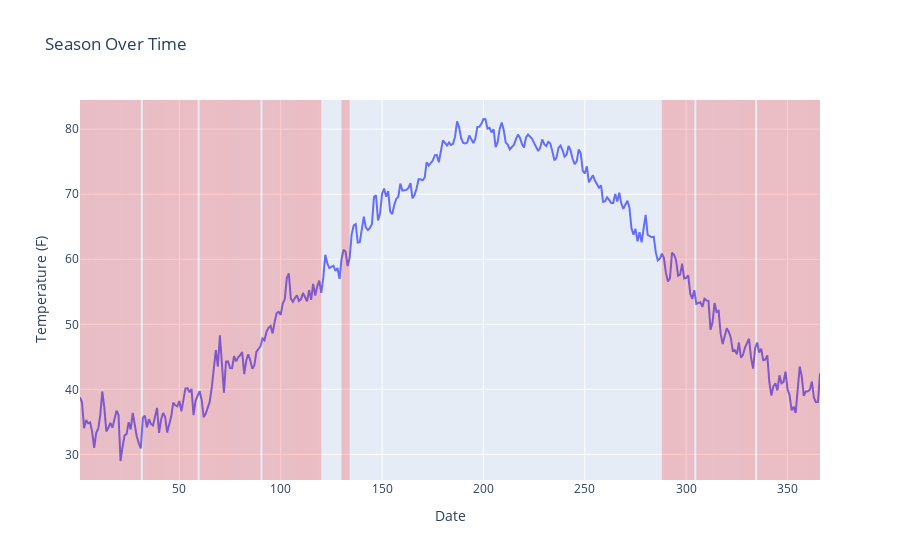

The notebook cell saved with this chart:
### Markdown cell above
The cold season with an average daily high temperature below 48°F

### Code cell
cold_season_data = df[df['Temperature_Avg'] < 48]
get_season_plot(df,cold_season_data)

### Figure 1 — Plotly figure (JSON) as saved in the notebook; plotly's stock layout.template omitted (floating-point values rounded to 4 significant figures; data arrays with more than 128 entries replaced by an {"elided": "..."} marker saying what was removed)
{"data": [{"mode": "lines", "name": "Temperature", "type": "scatter", "x": {"elided": "366 int values"}, "y": {"elided": "366 float values"}}], "layout": {"shapes": [{"fillcolor": "Red", "line": {"width": 0}, "opacity": 0.2, "type": "rect", "x0": 1, "x1": 2, "xref": "x", "y0": 0, "y1": 1, "yref": "y domain"}, {"fillcolor": "Red", "line": {"width": 0}, "opacity": 0.2, "type": "rect", "x0": 2, "x1": 3, "xref": "x", "y0": 0, "y1": 1, "yref": "y domain"}, {"fillcolor": "Red", "line": {"width": 0}, "opacity": 0.2, "type": "rect", "x0": 3, "x1": 4, "xref": "x", "y0": 0, "y1": 1, "yref": "y domain"}, {"fillcolor": "Red", "line": {"width": 0}, "opacity": 0.2, "type": "rect", "x0": 4, "x1": 5, "xref": "x", "y0": 0, "y1": 1, "yref": "y domain"}, {"fillcolor": "Red", "line": {"width": 0}, "opacity": 0.2, "type": "rect", "x0": 5, "x1": 6, "xref": "x", "y0": 0, "y1": 1, "yref": "y domain"}, {"fillcolor": "Red", "line": {"width": 0}, "opacity": 0.2, "type": "rect", "x0": 6, "x1": 7, "xref": "x", "y0": 0, "y1": 1, "yref": "y domain"}, {"fillcolor": "Red", "line": {"width": 0}, "opacity": 0.2, "type": "rect", "x0": 7, "x1": 8, "xref": "x", "y0": 0, "y1": 1, "yref": "y domain"}, {"fillcolor": "Red", "line": {"width": 0}, "opacity": 0.2, "type": "rect", "x0": 8, "x1": 9, "xref": "x", "y0": 0, "y1": 1, "yref": "y domain"}, {"fillcolor": "Red", "line": {"width": 0}, "opacity": 0.2, "type": "rect", "x0": 9, "x1": 10, "xref": "x", "y0": 0, "y1": 1, "yref": "y domain"}, {"fillcolor": "Red", "line": {"width": 0}, "opacity": 0.2, "type": "rect", "x0": 10, "x1": 11, "xref": "x", "y0": 0, "y1": 1, "yref": "y domain"}, {"fillcolor": "Red", "line": {"width": 0}, "opacity": 0.2, "type": "rect", "x0": 11, "x1": 12, "xref": "x", "y0": 0, "y1": 1, "yref": "y domain"}, {"fillcolor": "Red", "line": {"width": 0}, "opacity": 0.2, "type": "rect", "x0": 12, "x1": 13, "xref": "x", "y0": 0, "y1": 1, "yref": "y domain"}, {"fillcolor": "Red", "line": {"width": 0}, "opacity": 0.2, "type": "rect", "x0": 13, "x1": 14, "xref": "x", "y0": 0, "y1": 1, "yref": "y domain"}, {"fillcolor": "Red", "line": {"width": 0}, "opacity": 0.2, "type": "rect", "x0": 14, "x1": 15, "xref": "x", "y0": 0, "y1": 1, "yref": "y domain"}, {"fillcolor": "Red", "line": {"width": 0}, "opacity": 0.2, "type": "rect", "x0": 15, "x1": 16, "xref": "x", "y0": 0, "y1": 1, "yref": "y domain"}, {"fillcolor": "Red", "line": {"width": 0}, "opacity": 0.2, "type": "rect", "x0": 16, "x1": 17, "xref": "x", "y0": 0, "y1": 1, "yref": "y domain"}, {"fillcolor": "Red", "line": {"width": 0}, "opacity": 0.2, "type": "rect", "x0": 17, "x1": 18, "xref": "x", "y0": 0, "y1": 1, "yref": "y domain"}, {"fillcolor": "Red", "line": {"width": 0}, "opacity": 0.2, "type": "rect", "x0": 18, "x1": 19, "xref": "x", "y0": 0, "y1": 1, "yref": "y domain"}, {"fillcolor": "Red", "line": {"width": 0}, "opacity": 0.2, "type": "rect", "x0": 19, "x1": 20, "xref": "x", "y0": 0, "y1": 1, "yref": "y domain"}, {"fillcolor": "Red", "line": {"width": 0}, "opacity": 0.2, "type": "rect", "x0": 20, "x1": 21, "xref": "x", "y0": 0, "y1": 1, "yref": "y domain"}, {"fillcolor": "Red", "line": {"width": 0}, "opacity": 0.2, "type": "rect", "x0": 21, "x1": 22, "xref": "x", "y0": 0, "y1": 1, "yref": "y domain"}, {"fillcolor": "Red", "line": {"width": 0}, "opacity": 0.2, "type": "rect", "x0": 22, "x1": 23, "xref": "x", "y0": 0, "y1": 1, "yref": "y domain"}, {"fillcolor": "Red", "line": {"width": 0}, "opacity": 0.2, "type": "rect", "x0": 23, "x1": 24, "xref": "x", "y0": 0, "y1": 1, "yref": "y domain"}, {"fillcolor": "Red", "line": {"width": 0}, "opacity": 0.2, "type": "rect", "x0": 24, "x1": 25, "xref": "x", "y0": 0, "y1": 1, "yref": "y domain"}, {"fillcolor": "Red", "line": {"width": 0}, "opacity": 0.2, "type": "rect", "x0": 25, "x1": 26, "xref": "x", "y0": 0, "y1": 1, "yref": "y domain"}, {"fillcolor": "Red", "line": {"width": 0}, "opacity": 0.2, "type": "rect", "x0": 26, "x1": 27, "xref": "x", "y0": 0, "y1": 1, "yref": "y domain"}, {"fillcolor": "Red", "line": {"width": 0}, "opacity": 0.2, "type": "rect", "x0": 27, "x1": 28, "xref": "x", "y0": 0, "y1": 1, "yref": "y domain"}, {"fillcolor": "Red", "line": {"width": 0}, "opacity": 0.2, "type": "rect", "x0": 28, "x1": 29, "xref": "x", "y0": 0, "y1": 1, "yref": "y domain"}, {"fillcolor": "Red", "line": {"width": 0}, "opacity": 0.2, "type": "rect", "x0": 29, "x1": 30, "xref": "x", "y0": 0, "y1": 1, "yref": "y domain"}, {"fillcolor": "Red", "line": {"width": 0}, "opacity": 0.2, "type": "rect", "x0": 30, "x1": 31, "xref": "x", "y0": 0, "y1": 1, "yref": "y domain"}, {"fillcolor": "Red", "line": {"width": 0}, "opacity": 0.2, "type": "rect", "x0": 32, "x1": 33, "xref": "x", "y0": 0, "y1": 1, "yref": "y domain"}, {"fillcolor": "Red", "line": {"width": 0}, "opacity": 0.2, "type": "rect", "x0": 33, "x1": 34, "xref": "x", "y0": 0, "y1": 1, "yref": "y domain"}, {"fillcolor": "Red", "line": {"width": 0}, "opacity": 0.2, "type": "rect", "x0": 34, "x1": 35, "xref": "x", "y0": 0, "y1": 1, "yref": "y domain"}, {"fillcolor": "Red", "line": {"width": 0}, "opacity": 0.2, "type": "rect", "x0": 35, "x1": 36, "xref": "x", "y0": 0, "y1": 1, "yref": "y domain"}, {"fillcolor": "Red", "line": {"width": 0}, "opacity": 0.2, "type": "rect", "x0": 36, "x1": 37, "xref": "x", "y0": 0, "y1": 1, "yref": "y domain"}, {"fillcolor": "Red", "line": {"width": 0}, "opacity": 0.2, "type": "rect", "x0": 37, "x1": 38, "xref": "x", "y0": 0, "y1": 1, "yref": "y domain"}, {"fillcolor": "Red", "line": {"width": 0}, "opacity": 0.2, "type": "rect", "x0": 38, "x1": 39, "xref": "x", "y0": 0, "y1": 1, "yref": "y domain"}, {"fillcolor": "Red", "line": {"width": 0}, "opacity": 0.2, "type": "rect", "x0": 39, "x1": 40, "xref": "x", "y0": 0, "y1": 1, "yref": "y domain"}, {"fillcolor": "Red", "line": {"width": 0}, "opacity": 0.2, "type": "rect", "x0": 40, "x1": 41, "xref": "x", "y0": 0, "y1": 1, "yref": "y domain"}, {"fillcolor": "Red", "line": {"width": 0}, "opacity": 0.2, "type": "rect", "x0": 41, "x1": 42, "xref": "x", "y0": 0, "y1": 1, "yref": "y domain"}, {"fillcolor": "Red", "line": {"width": 0}, "opacity": 0.2, "type": "rect", "x0": 42, "x1": 43, "xref": "x", "y0": 0, "y1": 1, "yref": "y domain"}, {"fillcolor": "Red", "line": {"width": 0}, "opacity": 0.2, "type": "rect", "x0": 43, "x1": 44, "xref": "x", "y0": 0, "y1": 1, "yref": "y domain"}, {"fillcolor": "Red", "line": {"width": 0}, "opacity": 0.2, "type": "rect", "x0": 44, "x1": 45, "xref": "x", "y0": 0, "y1": 1, "yref": "y domain"}, {"fillcolor": "Red", "line": {"width": 0}, "opacity": 0.2, "type": "rect", "x0": 45, "x1": 46, "xref": "x", "y0": 0, "y1": 1, "yref": "y domain"}, {"fillcolor": "Red", "line": {"width": 0}, "opacity": 0.2, "type": "rect", "x0": 46, "x1": 47, "xref": "x", "y0": 0, "y1": 1, "yref": "y domain"}, {"fillcolor": "Red", "line": {"width": 0}, "opacity": 0.2, "type": "rect", "x0": 47, "x1": 48, "xref": "x", "y0": 0, "y1": 1, "yref": "y domain"}, {"fillcolor": "Red", "line": {"width": 0}, "opacity": 0.2, "type": "rect", "x0": 48, "x1": 49, "xref": "x", "y0": 0, "y1": 1, "yref": "y domain"}, {"fillcolor": "Red", "line": {"width": 0}, "opacity": 0.2, "type": "rect", "x0": 49, "x1": 50, "xref": "x", "y0": 0, "y1": 1, "yref": "y domain"}, {"fillcolor": "Red", "line": {"width": 0}, "opacity": 0.2, "type": "rect", "x0": 50, "x1": 51, "xref": "x", "y0": 0, "y1": 1, "yref": "y domain"}, {"fillcolor": "Red", "line": {"width": 0}, "opacity": 0.2, "type": "rect", "x0": 51, "x1": 52, "xref": "x", "y0": 0, "y1": 1, "yref": "y domain"}, {"fillcolor": "Red", "line": {"width": 0}, "opacity": 0.2, "type": "rect", "x0": 52, "x1": 53, "xref": "x", "y0": 0, "y1": 1, "yref": "y domain"}, {"fillcolor": "Red", "line": {"width": 0}, "opacity": 0.2, "type": "rect", "x0": 53, "x1": 54, "xref": "x", "y0": 0, "y1": 1, "yref": "y domain"}, {"fillcolor": "Red", "line": {"width": 0}, "opacity": 0.2, "type": "rect", "x0": 54, "x1": 55, "xref": "x", "y0": 0, "y1": 1, "yref": "y domain"}, {"fillcolor": "Red", "line": {"width": 0}, "opacity": 0.2, "type": "rect", "x0": 55, "x1": 56, "xref": "x", "y0": 0, "y1": 1, "yref": "y domain"}, {"fillcolor": "Red", "line": {"width": 0}, "opacity": 0.2, "type": "rect", "x0": 56, "x1": 57, "xref": "x", "y0": 0, "y1": 1, "yref": "y domain"}, {"fillcolor": "Red", "line": {"width": 0}, "opacity": 0.2, "type": "rect", "x0": 57, "x1": 58, "xref": "x", "y0": 0, "y1": 1, "yref": "y domain"}, {"fillcolor": "Red", "line": {"width": 0}, "opacity": 0.2, "type": "rect", "x0": 58, "x1": 59, "xref": "x", "y0": 0, "y1": 1, "yref": "y domain"}, {"fillcolor": "Red", "line": {"width": 0}, "opacity": 0.2, "type": "rect", "x0": 60, "x1": 61, "xref": "x", "y0": 0, "y1": 1, "yref": "y domain"}, {"fillcolor": "Red", "line": {"width": 0}, "opacity": 0.2, "type": "rect", "x0": 61, "x1": 62, "xref": "x", "y0": 0, "y1": 1, "yref": "y domain"}, {"fillcolor": "Red", "line": {"width": 0}, "opacity": 0.2, "type": "rect", "x0": 62, "x1": 63, "xref": "x", "y0": 0, "y1": 1, "yref": "y domain"}, {"fillcolor": "Red", "line": {"width": 0}, "opacity": 0.2, "type": "rect", "x0": 63, "x1": 64, "xref": "x", "y0": 0, "y1": 1, "yref": "y domain"}, {"fillcolor": "Red", "line": {"width": 0}, "opacity": 0.2, "type": "rect", "x0": 64, "x1": 65, "xref": "x", "y0": 0, "y1": 1, "yref": "y domain"}, {"fillcolor": "Red", "line": {"width": 0}, "opacity": 0.2, "type": "rect", "x0": 65, "x1": 66, "xref": "x", "y0": 0, "y1": 1, "yref": "y domain"}, {"fillcolor": "Red", "line": {"width": 0}, "opacity": 0.2, "type": "rect", "x0": 66, "x1": 67, "xref": "x", "y0": 0, "y1": 1, "yref": "y domain"}, {"fillcolor": "Red", "line": {"width": 0}, "opacity": 0.2, "type": "rect", "x0": 67, "x1": 68, "xref": "x", "y0": 0, "y1": 1, "yref": "y domain"}, {"fillcolor": "Red", "line": {"width": 0}, "opacity": 0.2, "type": "rect", "x0": 68, "x1": 69, "xref": "x", "y0": 0, "y1": 1, "yref": "y domain"}, {"fillcolor": "Red", "line": {"width": 0}, "opacity": 0.2, "type": "rect", "x0": 69, "x1": 70, "xref": "x", "y0": 0, "y1": 1, "yref": "y domain"}, {"fillcolor": "Red", "line": {"width": 0}, "opacity": 0.2, "type": "rect", "x0": 70, "x1": 71, "xref": "x", "y0": 0, "y1": 1, "yref": "y domain"}, {"fillcolor": "Red", "line": {"width": 0}, "opacity": 0.2, "type": "rect", "x0": 71, "x1": 72, "xref": "x", "y0": 0, "y1": 1, "yref": "y domain"}, {"fillcolor": "Red", "line": {"width": 0}, "opacity": 0.2, "type": "rect", "x0": 72, "x1": 73, "xref": "x", "y0": 0, "y1": 1, "yref": "y domain"}, {"fillcolor": "Red", "line": {"width": 0}, "opacity": 0.2, "type": "rect", "x0": 73, "x1": 74, "xref": "x", "y0": 0, "y1": 1, "yref": "y domain"}, {"fillcolor": "Red", "line": {"width": 0}, "opacity": 0.2, "type": "rect", "x0": 74, "x1": 75, "xref": "x", "y0": 0, "y1": 1, "yref": "y domain"}, {"fillcolor": "Red", "line": {"width": 0}, "opacity": 0.2, "type": "rect", "x0": 75, "x1": 76, "xref": "x", "y0": 0, "y1": 1, "yref": "y domain"}, {"fillcolor": "Red", "line": {"width": 0}, "opacity": 0.2, "type": "rect", "x0": 76, "x1": 77, "xref": "x", "y0": 0, "y1": 1, "yref": "y domain"}, {"fillcolor": "Red", "line": {"width": 0}, "opacity": 0.2, "type": "rect", "x0": 77, "x1": 78, "xref": "x", "y0": 0, "y1": 1, "yref": "y domain"}, {"fillcolor": "Red", "line": {"width": 0}, "opacity": 0.2, "type": "rect", "x0": 78, "x1": 79, "xref": "x", "y0": 0, "y1": 1, "yref": "y domain"}, {"fillcolor": "Red", "line": {"width": 0}, "opacity": 0.2, "type": "rect", "x0": 79, "x1": 80, "xref": "x", "y0": 0, "y1": 1, "yref": "y domain"}, {"fillcolor": "Red", "line": {"width": 0}, "opacity": 0.2, "type": "rect", "x0": 80, "x1": 81, "xref": "x", "y0": 0, "y1": 1, "yref": "y domain"}, {"fillcolor": "Red", "line": {"width": 0}, "opacity": 0.2, "type": "rect", "x0": 81, "x1": 82, "xref": "x", "y0": 0, "y1": 1, "yref": "y domain"}, {"fillcolor": "Red", "line": {"width": 0}, "opacity": 0.2, "type": "rect", "x0": 82, "x1": 83, "xref": "x", "y0": 0, "y1": 1, "yref": "y domain"}, {"fillcolor": "Red", "line": {"width": 0}, "opacity": 0.2, "type": "rect", "x0": 83, "x1": 84, "xref": "x", "y0": 0, "y1": 1, "yref": "y domain"}, {"fillcolor": "Red", "line": {"width": 0}, "opacity": 0.2, "type": "rect", "x0": 84, "x1": 85, "xref": "x", "y0": 0, "y1": 1, "yref": "y domain"}, {"fillcolor": "Red", "line": {"width": 0}, "opacity": 0.2, "type": "rect", "x0": 85, "x1": 86, "xref": "x", "y0": 0, "y1": 1, "yref": "y domain"}, {"fillcolor": "Red", "line": {"width": 0}, "opacity": 0.2, "type": "rect", "x0": 86, "x1": 87, "xref": "x", "y0": 0, "y1": 1, "yref": "y domain"}, {"fillcolor": "Red", "line": {"width": 0}, "opacity": 0.2, "type": "rect", "x0": 87, "x1": 88, "xref": "x", "y0": 0, "y1": 1, "yref": "y domain"}, {"fillcolor": "Red", "line": {"width": 0}, "opacity": 0.2, "type": "rect", "x0": 88, "x1": 89, "xref": "x", "y0": 0, "y1": 1, "yref": "y domain"}, {"fillcolor": "Red", "line": {"width": 0}, "opacity": 0.2, "type": "rect", "x0": 89, "x1": 90, "xref": "x", "y0": 0, "y1": 1, "yref": "y domain"}, {"fillcolor": "Red", "line": {"width": 0}, "opacity": 0.2, "type": "rect", "x0": 91, "x1": 92, "xref": "x", "y0": 0, "y1": 1, "yref": "y domain"}, {"fillcolor": "Red", "line": {"width": 0}, "opacity": 0.2, "type": "rect", "x0": 92, "x1": 93, "xref": "x", "y0": 0, "y1": 1, "yref": "y domain"}, {"fillcolor": "Red", "line": {"width": 0}, "opacity": 0.2, "type": "rect", "x0": 93, "x1": 94, "xref": "x", "y0": 0, "y1": 1, "yref": "y domain"}, {"fillcolor": "Red", "line": {"width": 0}, "opacity": 0.2, "type": "rect", "x0": 94, "x1": 95, "xref": "x", "y0": 0, "y1": 1, "yref": "y domain"}, {"fillcolor": "Red", "line": {"width": 0}, "opacity": 0.2, "type": "rect", "x0": 95, "x1": 96, "xref": "x", "y0": 0, "y1": 1, "yref": "y domain"}, {"fillcolor": "Red", "line": {"width": 0}, "opacity": 0.2, "type": "rect", "x0": 96, "x1": 97, "xref": "x", "y0": 0, "y1": 1, "yref": "y domain"}, {"fillcolor": "Red", "line": {"width": 0}, "opacity": 0.2, "type": "rect", "x0": 97, "x1": 98, "xref": "x", "y0": 0, "y1": 1, "yref": "y domain"}, {"fillcolor": "Red", "line": {"width": 0}, "opacity": 0.2, "type": "rect", "x0": 98, "x1": 99, "xref": "x", "y0": 0, "y1": 1, "yref": "y domain"}, {"fillcolor": "Red", "line": {"width": 0}, "opacity": 0.2, "type": "rect", "x0": 99, "x1": 100, "xref": "x", "y0": 0, "y1": 1, "yref": "y domain"}, {"fillcolor": "Red", "line": {"width": 0}, "opacity": 0.2, "type": "rect", "x0": 100, "x1": 101, "xref": "x", "y0": 0, "y1": 1, "yref": "y domain"}, {"fillcolor": "Red", "line": {"width": 0}, "opacity": 0.2, "type": "rect", "x0": 101, "x1": 102, "xref": "x", "y0": 0, "y1": 1, "yref": "y domain"}, {"fillcolor": "Red", "line": {"width": 0}, "opacity": 0.2, "type": "rect", "x0": 102, "x1": 103, "xref": "x", "y0": 0, "y1": 1, "yref": "y domain"}, {"fillcolor": "Red", "line": {"width": 0}, "opacity": 0.2, "type": "rect", "x0": 103, "x1": 104, "xref": "x", "y0": 0, "y1": 1, "yref": "y domain"}, {"fillcolor": "Red", "line": {"width": 0}, "opacity": 0.2, "type": "rect", "x0": 104, "x1": 105, "xref": "x", "y0": 0, "y1": 1, "yref": "y domain"}, {"fillcolor": "Red", "line": {"width": 0}, "opacity": 0.2, "type": "rect", "x0": 105, "x1": 106, "xref": "x", "y0": 0, "y1": 1, "yref": "y domain"}, {"fillcolor": "Red", "line": {"width": 0}, "opacity": 0.2, "type": "rect", "x0": 106, "x1": 107, "xref": "x", "y0": 0, "y1": 1, "yref": "y domain"}, {"fillcolor": "Red", "line": {"width": 0}, "opacity": 0.2, "type": "rect", "x0": 107, "x1": 108, "xref": "x", "y0": 0, "y1": 1, "yref": "y domain"}, {"fillcolor": "Red", "line": {"width": 0}, "opacity": 0.2, "type": "rect", "x0": 108, "x1": 109, "xref": "x", "y0": 0, "y1": 1, "yref": "y domain"}, {"fillcolor": "Red", "line": {"width": 0}, "opacity": 0.2, "type": "rect", "x0": 109, "x1": 110, "xref": "x", "y0": 0, "y1": 1, "yref": "y domain"}, {"fillcolor": "Red", "line": {"width": 0}, "opacity": 0.2, "type": "rect", "x0": 110, "x1": 112, "xref": "x", "y0": 0, "y1": 1, "yref": "y domain"}, {"fillcolor": "Red", "line": {"width": 0}, "opacity": 0.2, "type": "rect", "x0": 112, "x1": 113, "xref": "x", "y0": 0, "y1": 1, "yref": "y domain"}, {"fillcolor": "Red", "line": {"width": 0}, "opacity": 0.2, "type": "rect", "x0": 113, "x1": 114, "xref": "x", "y0": 0, "y1": 1, "yref": "y domain"}, {"fillcolor": "Red", "line": {"width": 0}, "opacity": 0.2, "type": "rect", "x0": 114, "x1": 115, "xref": "x", "y0": 0, "y1": 1, "yref": "y domain"}, {"fillcolor": "Red", "line": {"width": 0}, "opacity": 0.2, "type": "rect", "x0": 115, "x1": 117, "xref": "x", "y0": 0, "y1": 1, "yref": "y domain"}, {"fillcolor": "Red", "line": {"width": 0}, "opacity": 0.2, "type": "rect", "x0": 117, "x1": 118, "xref": "x", "y0": 0, "y1": 1, "yref": "y domain"}, {"fillcolor": "Red", "line": {"width": 0}, "opacity": 0.2, "type": "rect", "x0": 118, "x1": 119, "xref": "x", "y0": 0, "y1": 1, "yref": "y domain"}, {"fillcolor": "Red", "line": {"width": 0}, "opacity": 0.2, "type": "rect", "x0": 119, "x1": 120, "xref": "x", "y0": 0, "y1": 1, "yref": "y domain"}, {"fillcolor": "Red", "line": {"width": 0}, "opacity": 0.2, "type": "rect", "x0": 130, "x1": 132, "xref": "x", "y0": 0, "y1": 1, "yref": "y domain"}, {"fillcolor": "Red", "line": {"width": 0}, "opacity": 0.2, "type": "rect", "x0": 132, "x1": 133, "xref": "x", "y0": 0, "y1": 1, "yref": "y domain"}, {"fillcolor": "Red", "line": {"width": 0}, "opacity": 0.2, "type": "rect", "x0": 133, "x1": 134, "xref": "x", "y0": 0, "y1": 1, "yref": "y domain"}, {"fillcolor": "Red", "line": {"width": 0}, "opacity": 0.2, "type": "rect", "x0": 288, "x1": 289, "xref": "x", "y0": 0, "y1": 1, "yref": "y domain"}, {"fillcolor": "Red", "line": {"width": 0}, "opacity": 0.2, "type": "rect", "x0": 289, "x1": 290, "xref": "x", "y0": 0, "y1": 1, "yref": "y domain"}, {"fillcolor": "Red", "line": {"width": 0}, "opacity": 0.2, "type": "rect", "x0": 290, "x1": 291, "xref": "x", "y0": 0, "y1": 1, "yref": "y domain"}, {"fillcolor": "Red", "line": {"width": 0}, "opacity": 0.2, "type": "rect", "x0": 291, "x1": 292, "xref": "x", "y0": 0, "y1": 1, "yref": "y domain"}, {"fillcolor": "Red", "line": {"width": 0}, "opacity": 0.2, "type": "rect", "x0": 292, "x1": 298, "xref": "x", "y0": 0, "y1": 1, "yref": "y domain"}, {"fillcolor": "Red", "line": {"width": 0}, "opacity": 0.2, "type": "rect", "x0": 298, "x1": 299, "xref": "x", "y0": 0, "y1": 1, "yref": "y domain"}, {"fillcolor": "Red", "line": {"width": 0}, "opacity": 0.2, "type": "rect", "x0": 299, "x1": 300, "xref": "x", "y0": 0, "y1": 1, "yref": "y domain"}, {"fillcolor": "Red", "line": {"width": 0}, "opacity": 0.2, "type": "rect", "x0": 300, "x1": 301, "xref": "x", "y0": 0, "y1": 1, "yref": "y domain"}, {"fillcolor": "Red", "line": {"width": 0}, "opacity": 0.2, "type": "rect", "x0": 301, "x1": 302, "xref": "x", "y0": 0, "y1": 1, "yref": "y domain"}, {"fillcolor": "Red", "line": {"width": 0}, "opacity": 0.2, "type": "rect", "x0": 302, "x1": 303, "xref": "x", "y0": 0, "y1": 1, "yref": "y domain"}, {"fillcolor": "Red", "line": {"width": 0}, "opacity": 0.2, "type": "rect", "x0": 303, "x1": 304, "xref": "x", "y0": 0, "y1": 1, "yref": "y domain"}, {"fillcolor": "Red", "line": {"width": 0}, "opacity": 0.2, "type": "rect", "x0": 305, "x1": 306, "xref": "x", "y0": 0, "y1": 1, "yref": "y domain"}, {"fillcolor": "Red", "line": {"width": 0}, "opacity": 0.2, "type": "rect", "x0": 306, "x1": 307, "xref": "x", "y0": 0, "y1": 1, "yref": "y domain"}, {"fillcolor": "Red", "line": {"width": 0}, "opacity": 0.2, "type": "rect", "x0": 307, "x1": 308, "xref": "x", "y0": 0, "y1": 1, "yref": "y domain"}, {"fillcolor": "Red", "line": {"width": 0}, "opacity": 0.2, "type": "rect", "x0": 308, "x1": 309, "xref": "x", "y0": 0, "y1": 1, "yref": "y domain"}, {"fillcolor": "Red", "line": {"width": 0}, "opacity": 0.2, "type": "rect", "x0": 309, "x1": 310, "xref": "x", "y0": 0, "y1": 1, "yref": "y domain"}, {"fillcolor": "Red", "line": {"width": 0}, "opacity": 0.2, "type": "rect", "x0": 310, "x1": 311, "xref": "x", "y0": 0, "y1": 1, "yref": "y domain"}, {"fillcolor": "Red", "line": {"width": 0}, "opacity": 0.2, "type": "rect", "x0": 311, "x1": 312, "xref": "x", "y0": 0, "y1": 1, "yref": "y domain"}, {"fillcolor": "Red", "line": {"width": 0}, "opacity": 0.2, "type": "rect", "x0": 312, "x1": 313, "xref": "x", "y0": 0, "y1": 1, "yref": "y domain"}, {"fillcolor": "Red", "line": {"width": 0}, "opacity": 0.2, "type": "rect", "x0": 313, "x1": 314, "xref": "x", "y0": 0, "y1": 1, "yref": "y domain"}, {"fillcolor": "Red", "line": {"width": 0}, "opacity": 0.2, "type": "rect", "x0": 314, "x1": 315, "xref": "x", "y0": 0, "y1": 1, "yref": "y domain"}, {"fillcolor": "Red", "line": {"width": 0}, "opacity": 0.2, "type": "rect", "x0": 315, "x1": 316, "xref": "x", "y0": 0, "y1": 1, "yref": "y domain"}, {"fillcolor": "Red", "line": {"width": 0}, "opacity": 0.2, "type": "rect", "x0": 316, "x1": 317, "xref": "x", "y0": 0, "y1": 1, "yref": "y domain"}, {"fillcolor": "Red", "line": {"width": 0}, "opacity": 0.2, "type": "rect", "x0": 317, "x1": 318, "xref": "x", "y0": 0, "y1": 1, "yref": "y domain"}, {"fillcolor": "Red", "line": {"width": 0}, "opacity": 0.2, "type": "rect", "x0": 318, "x1": 319, "xref": "x", "y0": 0, "y1": 1, "yref": "y domain"}, {"fillcolor": "Red", "line": {"width": 0}, "opacity": 0.2, "type": "rect", "x0": 319, "x1": 320, "xref": "x", "y0": 0, "y1": 1, "yref": "y domain"}, {"fillcolor": "Red", "line": {"width": 0}, "opacity": 0.2, "type": "rect", "x0": 320, "x1": 321, "xref": "x", "y0": 0, "y1": 1, "yref": "y domain"}, {"fillcolor": "Red", "line": {"width": 0}, "opacity": 0.2, "type": "rect", "x0": 321, "x1": 322, "xref": "x", "y0": 0, "y1": 1, "yref": "y domain"}, {"fillcolor": "Red", "line": {"width": 0}, "opacity": 0.2, "type": "rect", "x0": 322, "x1": 323, "xref": "x", "y0": 0, "y1": 1, "yref": "y domain"}, {"fillcolor": "Red", "line": {"width": 0}, "opacity": 0.2, "type": "rect", "x0": 323, "x1": 324, "xref": "x", "y0": 0, "y1": 1, "yref": "y domain"}, {"fillcolor": "Red", "line": {"width": 0}, "opacity": 0.2, "type": "rect", "x0": 324, "x1": 325, "xref": "x", "y0": 0, "y1": 1, "yref": "y domain"}, {"fillcolor": "Red", "line": {"width": 0}, "opacity": 0.2, "type": "rect", "x0": 325, "x1": 326, "xref": "x", "y0": 0, "y1": 1, "yref": "y domain"}, {"fillcolor": "Red", "line": {"width": 0}, "opacity": 0.2, "type": "rect", "x0": 326, "x1": 327, "xref": "x", "y0": 0, "y1": 1, "yref": "y domain"}, {"fillcolor": "Red", "line": {"width": 0}, "opacity": 0.2, "type": "rect", "x0": 327, "x1": 328, "xref": "x", "y0": 0, "y1": 1, "yref": "y domain"}, {"fillcolor": "Red", "line": {"width": 0}, "opacity": 0.2, "type": "rect", "x0": 328, "x1": 329, "xref": "x", "y0": 0, "y1": 1, "yref": "y domain"}, {"fillcolor": "Red", "line": {"width": 0}, "opacity": 0.2, "type": "rect", "x0": 329, "x1": 330, "xref": "x", "y0": 0, "y1": 1, "yref": "y domain"}, {"fillcolor": "Red", "line": {"width": 0}, "opacity": 0.2, "type": "rect", "x0": 330, "x1": 331, "xref": "x", "y0": 0, "y1": 1, "yref": "y domain"}, {"fillcolor": "Red", "line": {"width": 0}, "opacity": 0.2, "type": "rect", "x0": 331, "x1": 332, "xref": "x", "y0": 0, "y1": 1, "yref": "y domain"}, {"fillcolor": "Red", "line": {"width": 0}, "opacity": 0.2, "type": "rect", "x0": 332, "x1": 333, "xref": "x", "y0": 0, "y1": 1, "yref": "y domain"}, {"fillcolor": "Red", "line": {"width": 0}, "opacity": 0.2, "type": "rect", "x0": 333, "x1": 334, "xref": "x", "y0": 0, "y1": 1, "yref": "y domain"}, {"fillcolor": "Red", "line": {"width": 0}, "opacity": 0.2, "type": "rect", "x0": 335, "x1": 336, "xref": "x", "y0": 0, "y1": 1, "yref": "y domain"}, {"fillcolor": "Red", "line": {"width": 0}, "opacity": 0.2, "type": "rect", "x0": 336, "x1": 337, "xref": "x", "y0": 0, "y1": 1, "yref": "y domain"}, {"fillcolor": "Red", "line": {"width": 0}, "opacity": 0.2, "type": "rect", "x0": 337, "x1": 338, "xref": "x", "y0": 0, "y1": 1, "yref": "y domain"}, {"fillcolor": "Red", "line": {"width": 0}, "opacity": 0.2, "type": "rect", "x0": 338, "x1": 339, "xref": "x", "y0": 0, "y1": 1, "yref": "y domain"}, {"fillcolor": "Red", "line": {"width": 0}, "opacity": 0.2, "type": "rect", "x0": 339, "x1": 340, "xref": "x", "y0": 0, "y1": 1, "yref": "y domain"}, {"fillcolor": "Red", "line": {"width": 0}, "opacity": 0.2, "type": "rect", "x0": 340, "x1": 341, "xref": "x", "y0": 0, "y1": 1, "yref": "y domain"}, {"fillcolor": "Red", "line": {"width": 0}, "opacity": 0.2, "type": "rect", "x0": 341, "x1": 342, "xref": "x", "y0": 0, "y1": 1, "yref": "y domain"}, {"fillcolor": "Red", "line": {"width": 0}, "opacity": 0.2, "type": "rect", "x0": 342, "x1": 343, "xref": "x", "y0": 0, "y1": 1, "yref": "y domain"}, {"fillcolor": "Red", "line": {"width": 0}, "opacity": 0.2, "type": "rect", "x0": 343, "x1": 344, "xref": "x", "y0": 0, "y1": 1, "yref": "y domain"}, {"fillcolor": "Red", "line": {"width": 0}, "opacity": 0.2, "type": "rect", "x0": 344, "x1": 345, "xref": "x", "y0": 0, "y1": 1, "yref": "y domain"}, {"fillcolor": "Red", "line": {"width": 0}, "opacity": 0.2, "type": "rect", "x0": 345, "x1": 346, "xref": "x", "y0": 0, "y1": 1, "yref": "y domain"}, {"fillcolor": "Red", "line": {"width": 0}, "opacity": 0.2, "type": "rect", "x0": 346, "x1": 347, "xref": "x", "y0": 0, "y1": 1, "yref": "y domain"}, {"fillcolor": "Red", "line": {"width": 0}, "opacity": 0.2, "type": "rect", "x0": 347, "x1": 348, "xref": "x", "y0": 0, "y1": 1, "yref": "y domain"}, {"fillcolor": "Red", "line": {"width": 0}, "opacity": 0.2, "type": "rect", "x0": 348, "x1": 349, "xref": "x", "y0": 0, "y1": 1, "yref": "y domain"}, {"fillcolor": "Red", "line": {"width": 0}, "opacity": 0.2, "type": "rect", "x0": 349, "x1": 350, "xref": "x", "y0": 0, "y1": 1, "yref": "y domain"}, {"fillcolor": "Red", "line": {"width": 0}, "opacity": 0.2, "type": "rect", "x0": 350, "x1": 351, "xref": "x", "y0": 0, "y1": 1, "yref": "y domain"}, {"fillcolor": "Red", "line": {"width": 0}, "opacity": 0.2, "type": "rect", "x0": 351, "x1": 352, "xref": "x", "y0": 0, "y1": 1, "yref": "y domain"}, {"fillcolor": "Red", "line": {"width": 0}, "opacity": 0.2, "type": "rect", "x0": 352, "x1": 353, "xref": "x", "y0": 0, "y1": 1, "yref": "y domain"}, {"fillcolor": "Red", "line": {"width": 0}, "opacity": 0.2, "type": "rect", "x0": 353, "x1": 354, "xref": "x", "y0": 0, "y1": 1, "yref": "y domain"}, {"fillcolor": "Red", "line": {"width": 0}, "opacity": 0.2, "type": "rect", "x0": 354, "x1": 355, "xref": "x", "y0": 0, "y1": 1, "yref": "y domain"}, {"fillcolor": "Red", "line": {"width": 0}, "opacity": 0.2, "type": "rect", "x0": 355, "x1": 356, "xref": "x", "y0": 0, "y1": 1, "yref": "y domain"}, {"fillcolor": "Red", "line": {"width": 0}, "opacity": 0.2, "type": "rect", "x0": 356, "x1": 357, "xref": "x", "y0": 0, "y1": 1, "yref": "y domain"}, {"fillcolor": "Red", "line": {"width": 0}, "opacity": 0.2, "type": "rect", "x0": 357, "x1": 358, "xref": "x", "y0": 0, "y1": 1, "yref": "y domain"}, {"fillcolor": "Red", "line": {"width": 0}, "opacity": 0.2, "type": "rect", "x0": 358, "x1": 359, "xref": "x", "y0": 0, "y1": 1, "yref": "y domain"}, {"fillcolor": "Red", "line": {"width": 0}, "opacity": 0.2, "type": "rect", "x0": 359, "x1": 360, "xref": "x", "y0": 0, "y1": 1, "yref": "y domain"}, {"fillcolor": "Red", "line": {"width": 0}, "opacity": 0.2, "type": "rect", "x0": 360, "x1": 361, "xref": "x", "y0": 0, "y1": 1, "yref": "y domain"}, {"fillcolor": "Red", "line": {"width": 0}, "opacity": 0.2, "type": "rect", "x0": 361, "x1": 362, "xref": "x", "y0": 0, "y1": 1, "yref": "y domain"}, {"fillcolor": "Red", "line": {"width": 0}, "opacity": 0.2, "type": "rect", "x0": 362, "x1": 363, "xref": "x", "y0": 0, "y1": 1, "yref": "y domain"}, {"fillcolor": "Red", "line": {"width": 0}, "opacity": 0.2, "type": "rect", "x0": 363, "x1": 364, "xref": "x", "y0": 0, "y1": 1, "yref": "y domain"}, {"fillcolor": "Red", "line": {"width": 0}, "opacity": 0.2, "type": "rect", "x0": 364, "x1": 365, "xref": "x", "y0": 0, "y1": 1, "yref": "y domain"}, {"fillcolor": "Red", "line": {"width": 0}, "opacity": 0.2, "type": "rect", "x0": 365, "x1": 366, "xref": "x", "y0": 0, "y1": 1, "yref": "y domain"}], "title": {"text": "Season Over Time"}, "xaxis": {"title": {"text": "Date"}}, "yaxis": {"title": {"text": "Temperature (F)"}}}}
